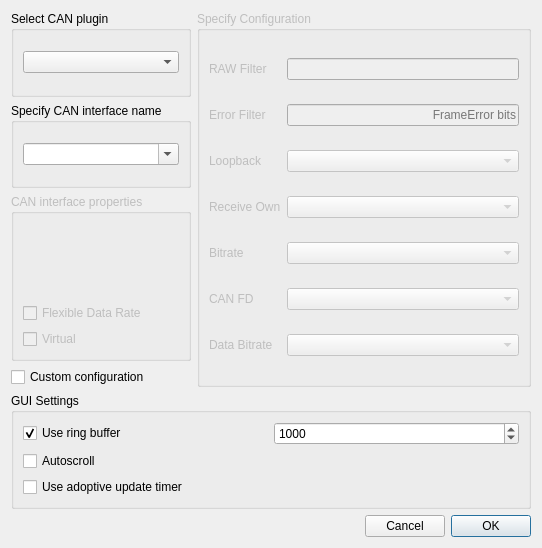
<?xml version="1.0" encoding="UTF-8"?>
<ui version="4.0">
 <class>ConnectDialog</class>
 <widget class="QDialog" name="ConnectDialog">
  <property name="geometry">
   <rect>
    <x>0</x>
    <y>0</y>
    <width>542</width>
    <height>548</height>
   </rect>
  </property>
  <property name="windowTitle">
   <string>Connect</string>
  </property>
  <layout class="QGridLayout" name="gridLayout_6">
   <item row="0" column="0">
    <layout class="QGridLayout" name="gridLayout_5">
     <item row="0" column="0">
      <widget class="QGroupBox" name="selectPluginBox">
       <property name="title">
        <string>Select CAN plugin</string>
       </property>
       <layout class="QGridLayout" name="gridLayout">
        <item row="0" column="0">
         <widget class="QComboBox" name="pluginListBox"/>
        </item>
       </layout>
      </widget>
     </item>
     <item row="0" column="1" rowspan="4">
      <widget class="QGroupBox" name="configurationBox">
       <property name="enabled">
        <bool>false</bool>
       </property>
       <property name="title">
        <string>Specify Configuration</string>
       </property>
       <layout class="QGridLayout" name="gridLayout_4">
        <item row="0" column="0">
         <widget class="QLabel" name="rawFilterLabel">
          <property name="text">
           <string>RAW Filter</string>
          </property>
         </widget>
        </item>
        <item row="0" column="1">
         <widget class="QLineEdit" name="rawFilterEdit">
          <property name="alignment">
           <set>Qt::AlignRight|Qt::AlignTrailing|Qt::AlignVCenter</set>
          </property>
         </widget>
        </item>
        <item row="1" column="0">
         <widget class="QLabel" name="errorFilterLabel">
          <property name="text">
           <string>Error Filter</string>
          </property>
         </widget>
        </item>
        <item row="1" column="1">
         <widget class="QLineEdit" name="errorFilterEdit">
          <property name="alignment">
           <set>Qt::AlignRight|Qt::AlignTrailing|Qt::AlignVCenter</set>
          </property>
          <property name="placeholderText">
           <string>FrameError bits</string>
          </property>
         </widget>
        </item>
        <item row="2" column="0">
         <widget class="QLabel" name="loopbackLabel">
          <property name="text">
           <string>Loopback</string>
          </property>
         </widget>
        </item>
        <item row="2" column="1">
         <widget class="QComboBox" name="loopbackBox"/>
        </item>
        <item row="3" column="0">
         <widget class="QLabel" name="receiveOwnLabel">
          <property name="text">
           <string>Receive Own</string>
          </property>
         </widget>
        </item>
        <item row="3" column="1">
         <widget class="QComboBox" name="receiveOwnBox"/>
        </item>
        <item row="4" column="0">
         <widget class="QLabel" name="bitrateLabel">
          <property name="text">
           <string>Bitrate</string>
          </property>
         </widget>
        </item>
        <item row="4" column="1">
         <widget class="BitRateBox" name="bitrateBox"/>
        </item>
        <item row="5" column="0">
         <widget class="QLabel" name="canFdLabel">
          <property name="text">
           <string>CAN FD</string>
          </property>
         </widget>
        </item>
        <item row="5" column="1">
         <widget class="QComboBox" name="canFdBox"/>
        </item>
        <item row="6" column="0">
         <widget class="QLabel" name="dataBitrateLabel">
          <property name="text">
           <string>Data Bitrate</string>
          </property>
         </widget>
        </item>
        <item row="6" column="1">
         <widget class="BitRateBox" name="dataBitrateBox"/>
        </item>
       </layout>
      </widget>
     </item>
     <item row="1" column="0">
      <widget class="QGroupBox" name="specifyInterfaceNameBox">
       <property name="title">
        <string>Specify CAN interface name</string>
       </property>
       <layout class="QGridLayout" name="gridLayout_3">
        <item row="0" column="0">
         <widget class="QComboBox" name="interfaceListBox">
          <property name="editable">
           <bool>true</bool>
          </property>
         </widget>
        </item>
       </layout>
      </widget>
     </item>
     <item row="2" column="0">
      <widget class="QGroupBox" name="interfacePropertiesBox">
       <property name="enabled">
        <bool>false</bool>
       </property>
       <property name="title">
        <string>CAN interface properties</string>
       </property>
       <layout class="QVBoxLayout" name="verticalLayout">
        <item>
         <widget class="QLabel" name="descriptionLabel">
          <property name="text">
           <string/>
          </property>
         </widget>
        </item>
        <item>
         <widget class="QLabel" name="serialNumberLabel">
          <property name="text">
           <string/>
          </property>
         </widget>
        </item>
        <item>
         <widget class="QLabel" name="aliasLabel">
          <property name="text">
           <string/>
          </property>
         </widget>
        </item>
        <item>
         <widget class="QLabel" name="channelLabel">
          <property name="text">
           <string/>
          </property>
         </widget>
        </item>
        <item>
         <widget class="QCheckBox" name="isFlexibleDataRateCapable">
          <property name="text">
           <string>Flexible Data Rate</string>
          </property>
         </widget>
        </item>
        <item>
         <widget class="QCheckBox" name="isVirtual">
          <property name="text">
           <string>Virtual</string>
          </property>
         </widget>
        </item>
       </layout>
      </widget>
     </item>
     <item row="3" column="0">
      <widget class="QCheckBox" name="useConfigurationBox">
       <property name="text">
        <string>Custom configuration</string>
       </property>
      </widget>
     </item>
     <item row="4" column="0" colspan="2">
      <widget class="QGroupBox" name="groupBox">
       <property name="title">
        <string>GUI Settings</string>
       </property>
       <layout class="QGridLayout" name="gridLayout_2">
        <item row="0" column="0">
         <layout class="QVBoxLayout" name="verticalLayout_2">
          <item>
           <layout class="QHBoxLayout" name="horizontalLayout_2">
            <item>
             <widget class="QCheckBox" name="ringBufferBox">
              <property name="toolTip">
               <string>&lt;html&gt;&lt;head/&gt;&lt;body&gt;&lt;p&gt;Use ring buffer in table view model&lt;/p&gt;&lt;/body&gt;&lt;/html&gt;</string>
              </property>
              <property name="text">
               <string>Use ring buffer</string>
              </property>
              <property name="checked">
               <bool>true</bool>
              </property>
             </widget>
            </item>
            <item>
             <widget class="QSpinBox" name="ringBufferLimitBox">
              <property name="toolTip">
               <string>&lt;html&gt;&lt;head/&gt;&lt;body&gt;&lt;p&gt;Limit of ring buffer in table view model&lt;/p&gt;&lt;/body&gt;&lt;/html&gt;</string>
              </property>
              <property name="minimum">
               <number>10</number>
              </property>
              <property name="maximum">
               <number>10000000</number>
              </property>
              <property name="singleStep">
               <number>10</number>
              </property>
              <property name="stepType">
               <enum>QAbstractSpinBox::AdaptiveDecimalStepType</enum>
              </property>
              <property name="value">
               <number>1000</number>
              </property>
             </widget>
            </item>
           </layout>
          </item>
          <item>
           <widget class="QCheckBox" name="autoscrollBox">
            <property name="toolTip">
             <string>&lt;html&gt;&lt;head/&gt;&lt;body&gt;&lt;p&gt;Scroll to bottom table view on each portion of received frames&lt;/p&gt;&lt;/body&gt;&lt;/html&gt;</string>
            </property>
            <property name="text">
             <string>Autoscroll</string>
            </property>
           </widget>
          </item>
          <item>
           <widget class="QCheckBox" name="adoptiveModelBox">
            <property name="text">
             <string>Use adoptive update timer</string>
            </property>
           </widget>
          </item>
         </layout>
        </item>
       </layout>
      </widget>
     </item>
     <item row="5" column="0" colspan="2">
      <layout class="QHBoxLayout" name="horizontalLayout">
       <item>
        <spacer name="horizontalSpacer">
         <property name="orientation">
          <enum>Qt::Horizontal</enum>
         </property>
         <property name="sizeHint" stdset="0">
          <size>
           <width>96</width>
           <height>20</height>
          </size>
         </property>
        </spacer>
       </item>
       <item>
        <widget class="QPushButton" name="cancelButton">
         <property name="text">
          <string>Cancel</string>
         </property>
         <property name="autoDefault">
          <bool>false</bool>
         </property>
        </widget>
       </item>
       <item>
        <widget class="QPushButton" name="okButton">
         <property name="text">
          <string>OK</string>
         </property>
         <property name="autoDefault">
          <bool>false</bool>
         </property>
         <property name="default">
          <bool>true</bool>
         </property>
        </widget>
       </item>
      </layout>
     </item>
    </layout>
   </item>
  </layout>
 </widget>
 <customwidgets>
  <customwidget>
   <class>BitRateBox</class>
   <extends>QComboBox</extends>
   <header>bitratebox.h</header>
  </customwidget>
 </customwidgets>
 <resources/>
 <connections/>
</ui>
